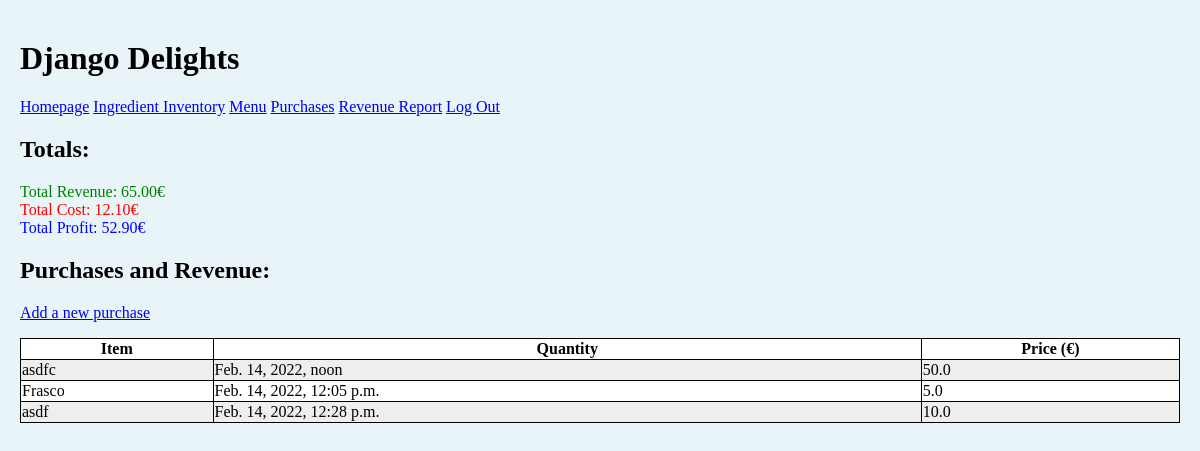
The page /purchases/ (signed in) on the database its author committed.
### inventory/models.py (models this page shows, shortened)
class Purchase(models.Model):
    menu_item = models.ForeignKey(MenuItem, on_delete=models.CASCADE)
    timestamp = models.DateTimeField(auto_now_add=True)

class MenuItem(models.Model):
    title = models.CharField(max_length=200, unique=True)
    price = models.FloatField(default=0.00)

### inventory/views.py (the view)
# urls.py: path('purchases/', views.PurchaseView.as_view(), name="purchases"),
class PurchaseView(LoginRequiredMixin, ListView):
    template_name = "inventory/purchases.html"
    model = Purchase
    def get_context_data(self, **kwargs):
        context = super().get_context_data(**kwargs)
        context["purchases"] = Purchase.objects.all()
        revenue = Purchase.objects.aggregate(
            revenue=Sum("menu_item__price"))["revenue"]
        total_cost = 0
        for purchase in Purchase.objects.all():
            for recipe_requirement in purchase.menu_item.reciperequirement_set.all():
                total_cost += recipe_requirement.ingredient.price_per_unit * \
                    recipe_requirement.quantity
        context["revenue"] = revenue
        context["total_cost"] = total_cost
        context["profit"] = revenue - total_cost
        return context

### inventory/templates/inventory/purchases.html (shortened to what this page needs)
<!DOCTYPE html>
{% extends "./base.html" %}
{% load static %}
{% block head %}
<link rel="stylesheet" href="{% static 'inventory/style.css' %}">
{% endblock %}
{% block content %}
<h2>Totals:</h2>
    <div style="color: green;">Total Revenue: {{ revenue|stringformat:".2f" }}€</div>
    <div style="color: red;">Total Cost: {{ total_cost|stringformat:".2f" }}€</div>
    <div style="color: blue;">Total Profit: {{ profit|stringformat:".2f" }}€</div>
<h2>Purchases and Revenue:</h2>
<p><a href="{% url 'add_purchase' %}">Add a new purchase</a></p>
<table>
  <tr>
    <th>Item</th>
    <th>Quantity</th>
    <th>Price (€)</th>
  </tr>
  {% for menu in object_list %}
  <tr>
      <td> {{menu.menu_item.title}} </td>
      <td> {{menu.timestamp}} </td>
      <td> {{menu.menu_item.price}} </td>
  </tr>
  {% endfor %}
</table>
{% endblock %}

### inventory/static/inventory/style.css (style rules this page uses)
table, th, td { border: 1px solid black; }
table { border-collapse: collapse; width: 100%; }
tr:nth-child(even) { background-color: #eee; }
tr:nth-child(odd) { background-color: #fff; }
body { background-color: #e8f4f8; margin: 40px 20px 10px; }

### rows shown on the page
Purchase: menu_item "asdfc", timestamp "Feb. 14, 2022, noon", menu_item.price "50.0"
Purchase: menu_item "Frasco", timestamp "Feb. 14, 2022, 12:05 p.m.", menu_item.price "5.0"
Purchase: menu_item "asdf", timestamp "Feb. 14, 2022, 12:28 p.m.", menu_item.price "10.0"

### other values the page prints
{{ revenue|stringformat:".2f" }} "65.00"
{{ total_cost|stringformat:".2f" }} "12.10"
{{ profit|stringformat:".2f" }} "52.90"
